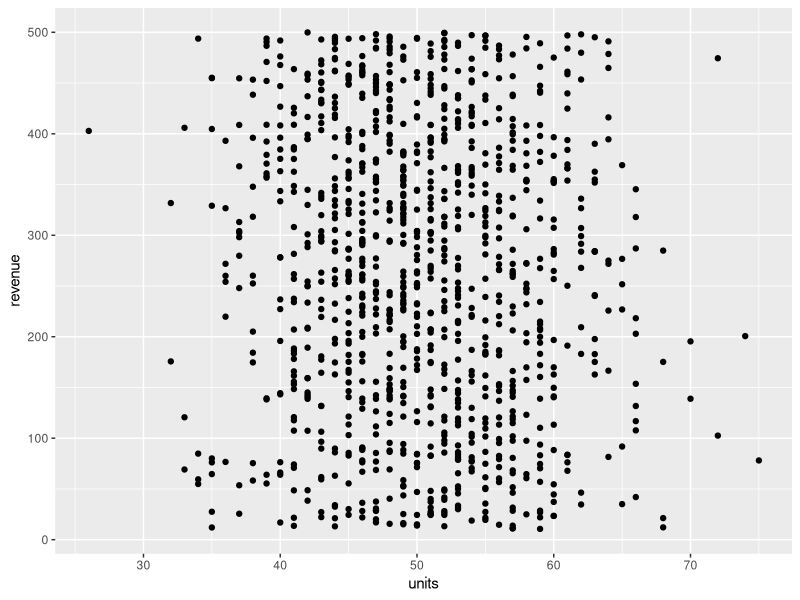
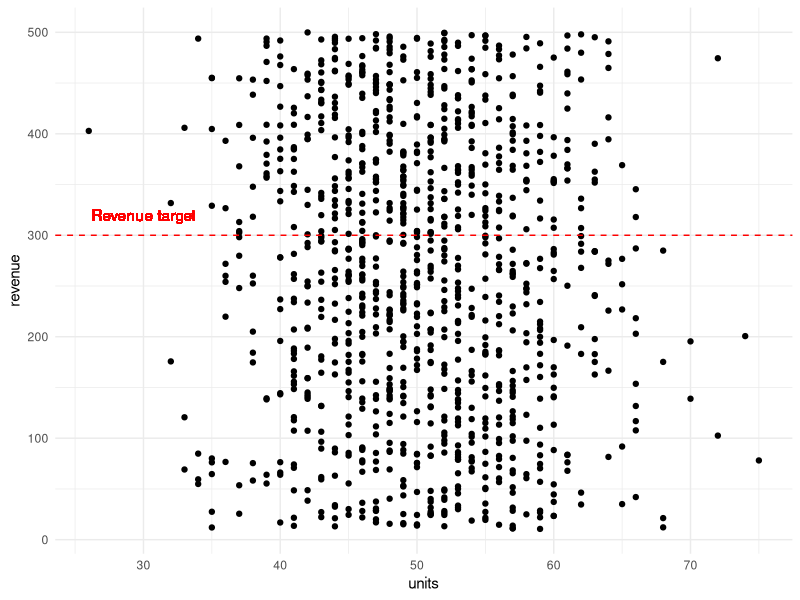
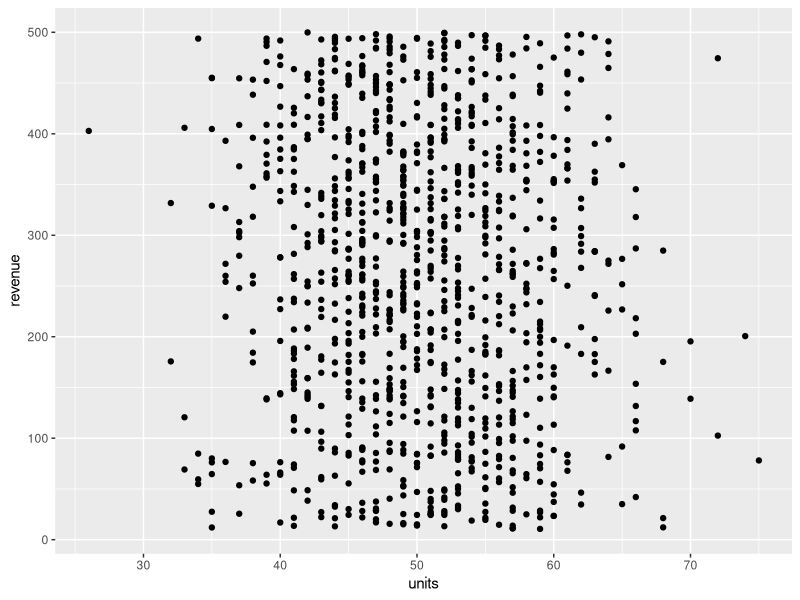
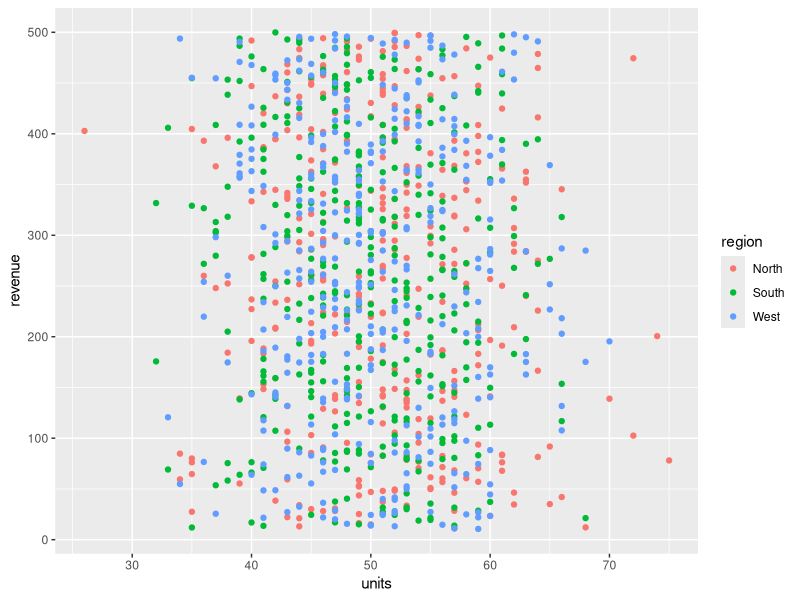
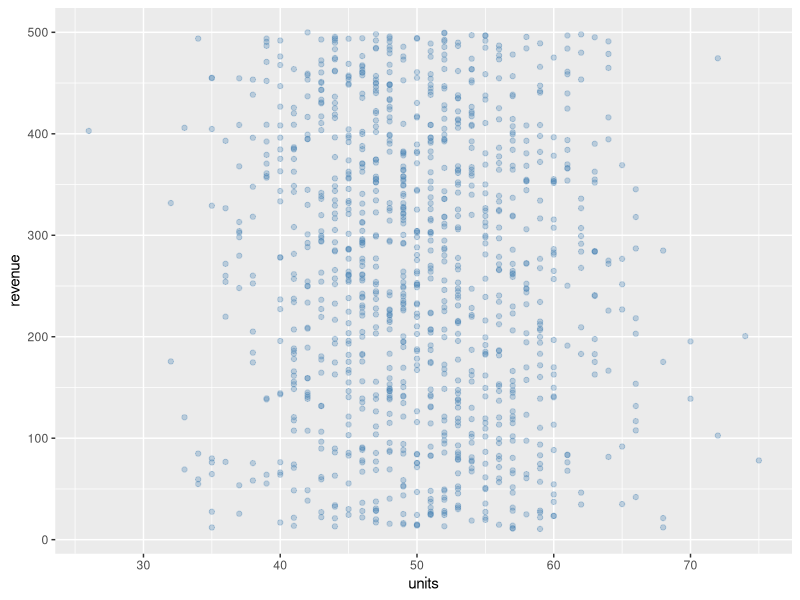
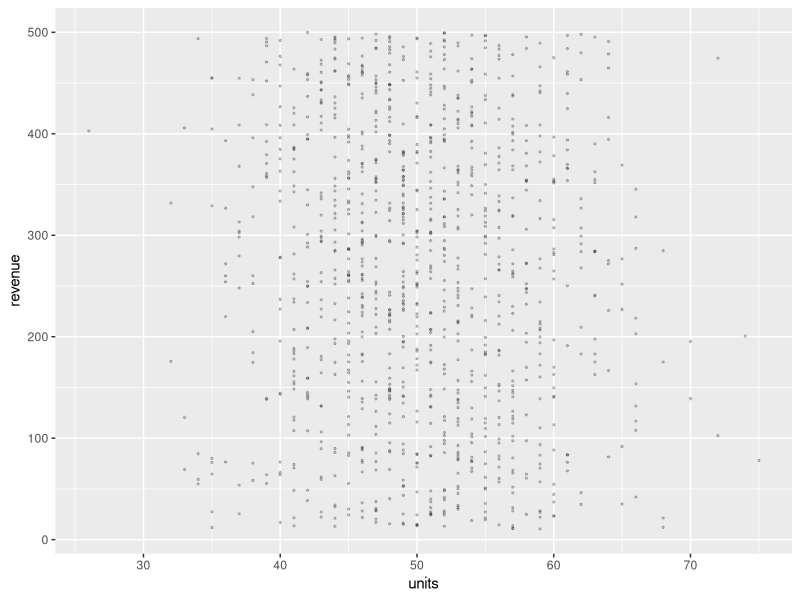
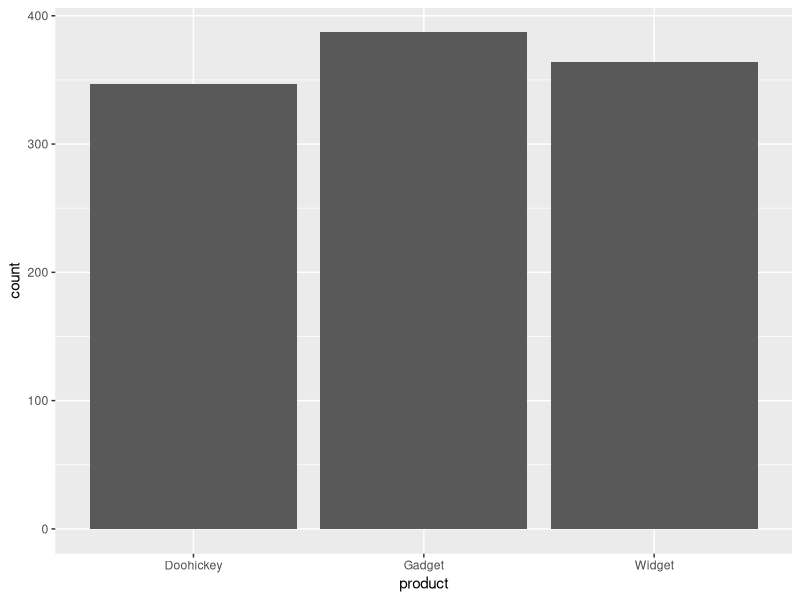
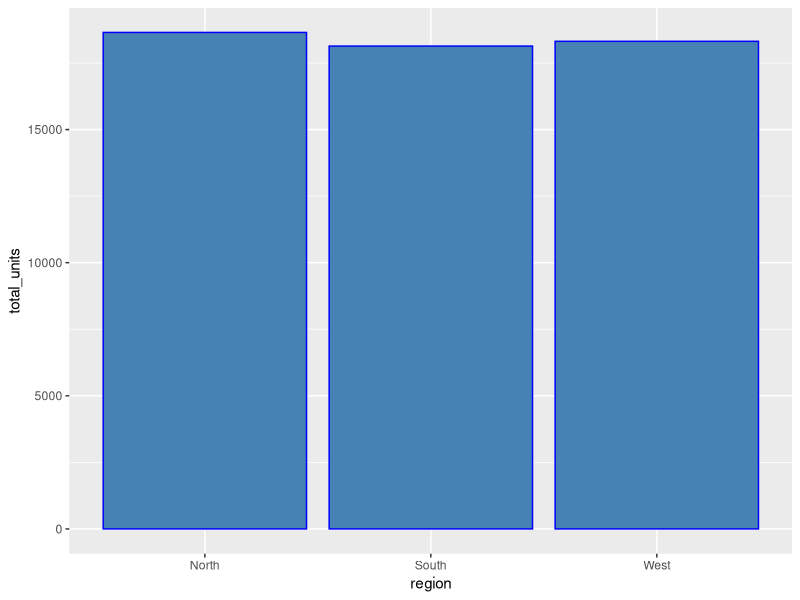

Generate these figures, in order, with R:
## ---- chunk 1
#| label: setup
library(tidyverse)
library(patchwork)

set.seed(42)
sales <- tibble(
  date = rep(seq(as.Date("2024-01-01"), as.Date("2024-12-31"), by = "day"), 3),
  region = rep(c("North", "South", "West"), each = 366),
  product = sample(c("Widget", "Gadget", "Doohickey"), 366 * 3, replace = TRUE),
  units = rpois(366 * 3, lambda = 50),
  revenue = round(runif(366 * 3, 10, 500), 2),
  returned = rbinom(366 * 3, 1, 0.05)
)
## ---- chunk 2
ggplot(data = sales, mapping = aes(x = units, y = revenue)) +
  geom_point()


ggplot(sales)+
  aes(x=units, y= revenue)+
  geom_point() +
  geom_hline(yintercept=300, color="red", linetype="dashed")+
  geom_text(aes(x=30,y=320),label="Revenue target", color="red")+
  theme_minimal()
## ---- chunk 3
ggplot(sales, aes(units, revenue)) +
  geom_point()
## ---- chunk 4
# Mapped: color varies by region
ggplot(sales, aes(units, revenue, color = region)) +
  geom_point()
## ---- chunk 5
# Set: all points get the same color
ggplot(sales, aes(units, revenue)) +
  geom_point(color = "steelblue", alpha = 0.3)
## ---- chunk 6
ggplot(sales, aes(units, revenue)) +
  geom_point(alpha = 0.2, size = 0.5)
## ---- chunk 7
ggplot(sales, aes(x = product)) +
  geom_bar() #by default this counts rows! not sum 
## ---- chunk 8
sales |>
  summarize(total_units = sum(units), .by = region) |>
  ggplot(aes(region, total_units)) +
  geom_col(stat="identity", color="blue", fill="steelblue")
## ---- chunk 9
sales |>
  summarize(daily_rev = sum(revenue), .by = date) |>
  ggplot(aes(date, daily_rev)) +
  geom_line()
## ---- chunk 10
ggplot(sales, aes(x = revenue)) +
  geom_histogram(bins = 30, fill = "steelblue", color = "white")
## ---- chunk 11
ggplot(sales, aes(x = region, y = units)) +
  geom_boxplot()+
   geom_jitter(alpha=0.2, width=0.1, size=0.75)+
   geom_violin(alpha = 0.5, fill="red", color=NA)
 
## ---- chunk 12
ggplot(sales, aes(x = region, y = units)) +
  geom_boxplot(outlier.shape = NA) +
  geom_jitter(alpha = 0.05, width = 0.2, size = 0.5)
## ---- chunk 13
ggplot(sales, aes(units, revenue)) +
  geom_point() +
  geom_smooth()
## ---- chunk 14
ggplot(sales, aes(units, revenue)) +
  geom_point(alpha = 0.1, size = 0.5) +
  facet_wrap(~region)
## ---- chunk 15
ggplot(sales, aes(units, revenue)) +
  geom_point(alpha = 0.1, size = 0.5) +
  facet_wrap(~region, ncol = 1)
## ---- chunk 16
ggplot(sales, aes(x = units)) +
  geom_histogram(bins = 30, fill = "steelblue", color = "white") +
  facet_grid(region ~ product)
## ---- chunk 17
sales |>
  summarize(daily_rev = sum(revenue), .by = c(date, region)) |>
  ggplot(aes(date, daily_rev)) +
  geom_line() +
  facet_wrap(~region, scales = "free_x")
## ---- chunk 18
sales |>
  summarize(total_rev = sum(revenue), .by = region) |>
  ggplot(aes(region, total_rev)) +
  geom_col(fill = "steelblue") +
  scale_y_continuous(labels = scales::label_comma(prefix = "$"))
## ---- chunk 19
region_colors <- c(North = "#2196F3", South = "#FF5722", West = "#4CAF50")

ggplot(sales, aes(units, revenue, color = region)) +
  geom_point(alpha = 0.1, size = 0.5) +
  scale_color_manual(values = region_colors)
## ---- chunk 20
ggplot(sales, aes(x = product, fill = product)) +
  geom_bar() +
  scale_fill_brewer(palette = "Set2")
## ---- chunk 21
ggplot(sales, aes(units, revenue, color = revenue)) +
  geom_point(alpha = 0.3, size = 0.5) +
  scale_color_viridis_c()
## ---- chunk 22
sales |>
  summarize(total_rev = sum(revenue), .by = region) |>
  ggplot(aes(region, total_rev, fill = region)) +
  geom_col() +
  scale_fill_manual(values = region_colors) +
  labs(
    title = "Total Revenue by Region",
    subtitle = "Full year 2024",
    x = "Region",
    y = "Total Revenue ($)",
    fill = "Region",
    caption = "Source: internal sales data"
  )
## ---- chunk 23
ggplot(sales, aes(x = product)) +
  geom_bar(fill = "steelblue") +
  coord_flip()
## ---- chunk 24
# Zoom to revenue 100-300 without removing data
ggplot(sales, aes(units, revenue)) +
  geom_point(alpha = 0.1) +
  coord_cartesian(ylim = c(100, 300))
## ---- chunk 25
sales |>
  summarize(daily_rev = sum(revenue), .by = date) |>
  ggplot(aes(date, daily_rev)) +
  geom_line(color = "steelblue") +
  annotate("rect",
    xmin = as.Date("2024-06-01"), xmax = as.Date("2024-08-31"),
    ymin = -Inf, ymax = Inf,
    alpha = 0.2, fill = "orange"
  ) +
  annotate("text",
    x = as.Date("2024-07-15"), y = Inf,
    label = "Summer", vjust = 1.5, fontface = "bold"
  )
## ---- chunk 26
sales |>
  summarize(total_rev = sum(revenue), .by = region) |>
  ggplot(aes(region, total_rev)) +
  geom_col(fill = "steelblue") +
  geom_text(aes(label = scales::comma(total_rev)), vjust = -0.5)
## ---- chunk 27
ggplot(sales, aes(units, revenue)) +
  geom_point(alpha = 0.1) +
  scale_y_continuous(limits = c(200, 400))
## ---- chunk 28
p <- sales |>
  summarize(total_rev = sum(revenue), .by = region) |>
  ggplot(aes(region, total_rev, fill = region)) +
  geom_col() +
  labs(title = "Revenue by Region")

p + theme_minimal()
## ---- chunk 29
p + theme_classic()
## ---- chunk 30
p + theme_bw()
## ---- chunk 31
p + theme_void()
## ---- chunk 32
p +
  theme_minimal() +
  theme(
    plot.title = element_text(face = "bold", size = 16),
    axis.title = element_text(size = 12),
    axis.text.x = element_text(angle = 45, hjust = 1),
    legend.position = "bottom",
    panel.grid.minor = element_blank()
  )
## ---- chunk 33
theme_course <- function(base_size = 12) {
  theme_minimal(base_size = base_size) +
    theme(
      plot.title = element_text(face = "bold", size = base_size * 1.3),
      plot.title.position = "plot",
      plot.subtitle = element_text(color = "grey40"),
      panel.grid.minor = element_blank(),
      legend.position = "bottom",
      strip.text = element_text(face = "bold")
    )
}

p + theme_course()
## ---- chunk 34
library(patchwork)

p1 <- ggplot(sales, aes(x = product)) +
  geom_bar(fill = "steelblue") +
  labs(title = "Product Counts") +
  theme_course()

p2 <- ggplot(sales, aes(x = region, y = revenue)) +
  geom_boxplot(fill = "steelblue", alpha = 0.5) +
  labs(title = "Revenue Distribution") +
  theme_course()

p1 + p2
## ---- chunk 35
p1 / p2
## ---- chunk 36
p3 <- sales |>
  summarize(daily_rev = sum(revenue), .by = date) |>
  ggplot(aes(date, daily_rev)) +
  geom_line(color = "steelblue") +
  labs(title = "Daily Revenue") +
  theme_course()

(p1 + p2) / p3
## ---- chunk 37
(p1 + p2) / p3 +
  plot_annotation(
    title = "Sales Dashboard",
    subtitle = "2024 Overview",
    theme = theme_course()
  )
## ---- chunk 38
(p1 + p2) / p3 +
  plot_annotation(tag_levels = "A")
## ---- chunk 39
# Stacked (default)
ggplot(sales, aes(x = region, fill = product)) +
  geom_bar() +
  theme_course()
## ---- chunk 40
# Dodged (side by side)
ggplot(sales, aes(x = region, fill = product)) +
  geom_bar(position = "dodge") +
  theme_course()
## ---- chunk 41
# Fill (proportions summing to 1)
ggplot(sales, aes(x = region, fill = product)) +
  geom_bar(position = "fill") +
  scale_y_continuous(labels = scales::label_percent()) +
  labs(y = "Proportion") +
  theme_course()
